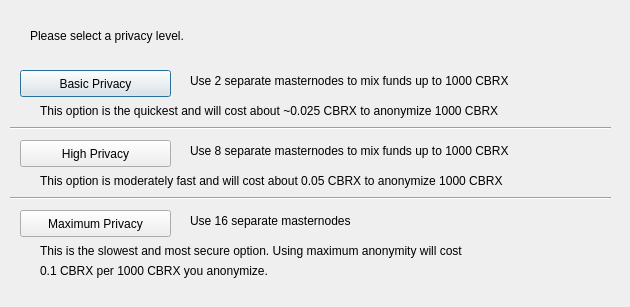
<?xml version="1.0" encoding="UTF-8"?>
<ui version="4.0">
 <class>DarksendConfig</class>
 <widget class="QDialog" name="DarksendConfig">
  <property name="geometry">
   <rect>
    <x>0</x>
    <y>0</y>
    <width>630</width>
    <height>307</height>
   </rect>
  </property>
  <property name="windowTitle">
   <string>Configure Darksend</string>
  </property>
  <widget class="QPushButton" name="buttonBasic">
   <property name="geometry">
    <rect>
     <x>20</x>
     <y>70</y>
     <width>151</width>
     <height>27</height>
    </rect>
   </property>
   <property name="text">
    <string>Basic Privacy</string>
   </property>
  </widget>
  <widget class="QPushButton" name="buttonHigh">
   <property name="geometry">
    <rect>
     <x>20</x>
     <y>140</y>
     <width>151</width>
     <height>27</height>
    </rect>
   </property>
   <property name="text">
    <string>High Privacy</string>
   </property>
  </widget>
  <widget class="QPushButton" name="buttonMax">
   <property name="geometry">
    <rect>
     <x>20</x>
     <y>210</y>
     <width>151</width>
     <height>27</height>
    </rect>
   </property>
   <property name="text">
    <string>Maximum Privacy</string>
   </property>
  </widget>
  <widget class="QLabel" name="label">
   <property name="geometry">
    <rect>
     <x>30</x>
     <y>20</y>
     <width>571</width>
     <height>31</height>
    </rect>
   </property>
   <property name="text">
    <string>Please select a privacy level.</string>
   </property>
  </widget>
  <widget class="QLabel" name="label_2">
   <property name="geometry">
    <rect>
     <x>190</x>
     <y>70</y>
     <width>421</width>
     <height>21</height>
    </rect>
   </property>
   <property name="text">
    <string>Use 2 separate masternodes to mix funds up to 1000 CBRX</string>
   </property>
  </widget>
  <widget class="QLabel" name="label_3">
   <property name="geometry">
    <rect>
     <x>190</x>
     <y>140</y>
     <width>411</width>
     <height>21</height>
    </rect>
   </property>
   <property name="text">
    <string>Use 8 separate masternodes to mix funds up to 1000 CBRX</string>
   </property>
  </widget>
  <widget class="QLabel" name="label_4">
   <property name="geometry">
    <rect>
     <x>190</x>
     <y>210</y>
     <width>421</width>
     <height>21</height>
    </rect>
   </property>
   <property name="text">
    <string>Use 16 separate masternodes</string>
   </property>
  </widget>
  <widget class="QLabel" name="label_6">
   <property name="geometry">
    <rect>
     <x>40</x>
     <y>100</y>
     <width>561</width>
     <height>21</height>
    </rect>
   </property>
   <property name="text">
    <string>This option is the quickest and will cost about ~0.025 CBRX to anonymize 1000 CBRX</string>
   </property>
  </widget>
  <widget class="QLabel" name="label_7">
   <property name="geometry">
    <rect>
     <x>40</x>
     <y>170</y>
     <width>561</width>
     <height>21</height>
    </rect>
   </property>
   <property name="text">
    <string>This option is moderately fast and will cost about 0.05 CBRX to anonymize 1000 CBRX</string>
   </property>
  </widget>
  <widget class="QLabel" name="label_8">
   <property name="geometry">
    <rect>
     <x>40</x>
     <y>240</y>
     <width>561</width>
     <height>21</height>
    </rect>
   </property>
   <property name="text">
    <string>This is the slowest and most secure option. Using maximum anonymity will cost</string>
   </property>
  </widget>
  <widget class="QLabel" name="label_9">
   <property name="geometry">
    <rect>
     <x>40</x>
     <y>260</y>
     <width>561</width>
     <height>21</height>
    </rect>
   </property>
   <property name="text">
    <string>0.1 CBRX per 1000 CBRX you anonymize.</string>
   </property>
  </widget>
  <widget class="Line" name="line">
   <property name="geometry">
    <rect>
     <x>10</x>
     <y>120</y>
     <width>601</width>
     <height>16</height>
    </rect>
   </property>
   <property name="orientation">
    <enum>Qt::Horizontal</enum>
   </property>
  </widget>
  <widget class="Line" name="line_2">
   <property name="geometry">
    <rect>
     <x>10</x>
     <y>190</y>
     <width>601</width>
     <height>16</height>
    </rect>
   </property>
   <property name="orientation">
    <enum>Qt::Horizontal</enum>
   </property>
  </widget>
 </widget>
 <resources/>
 <connections/>
</ui>
